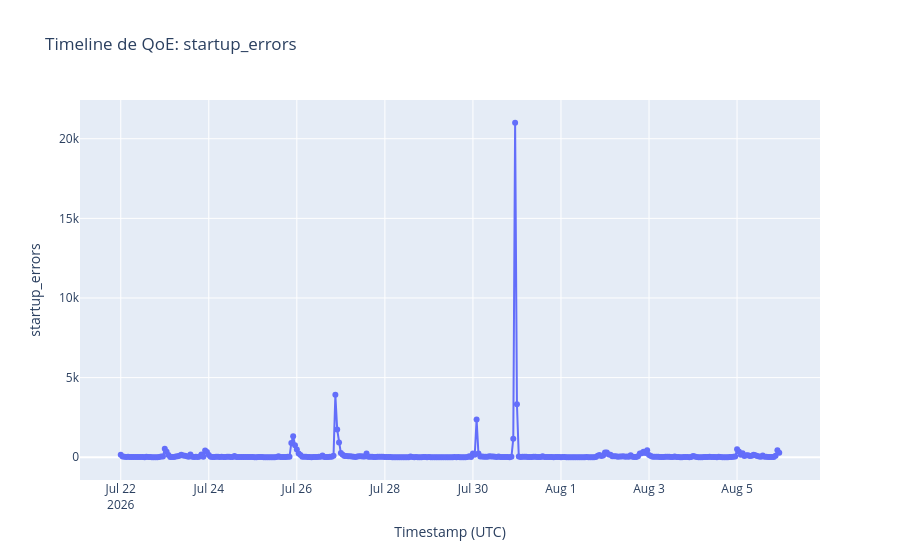
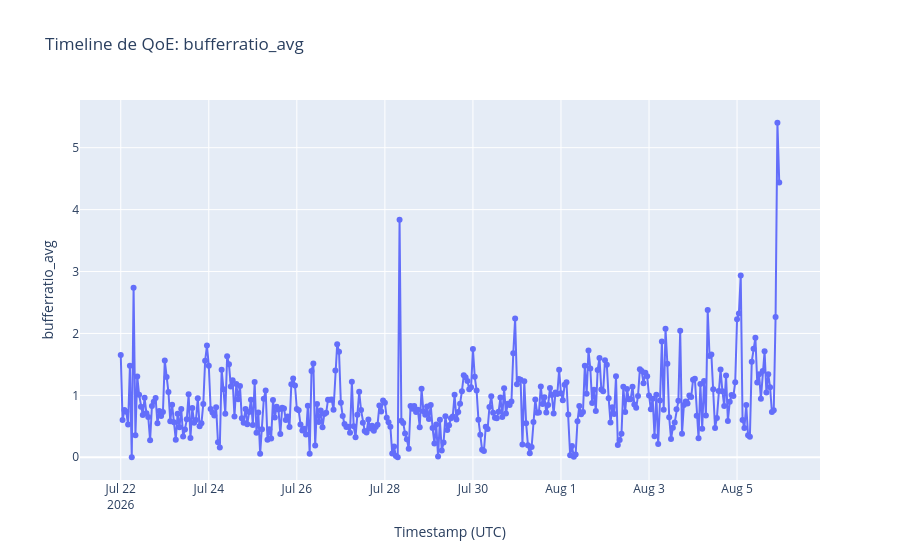
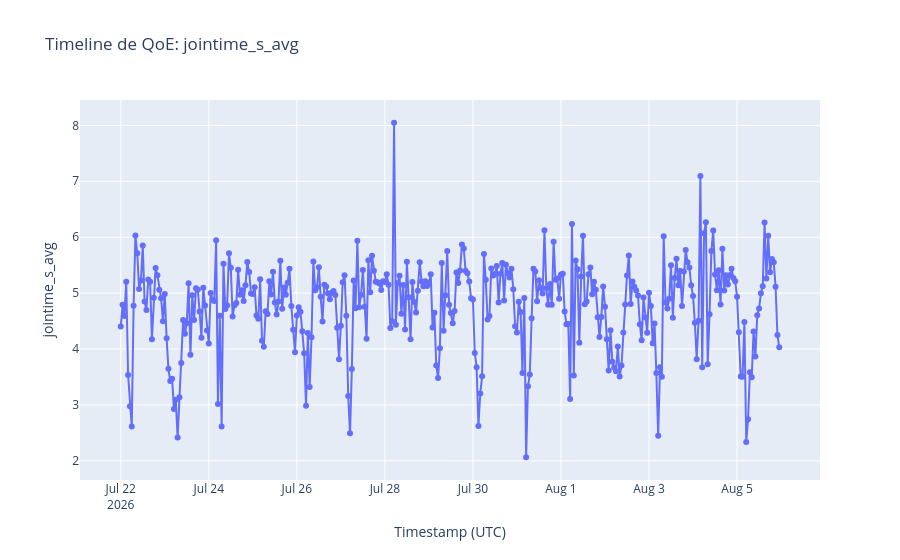
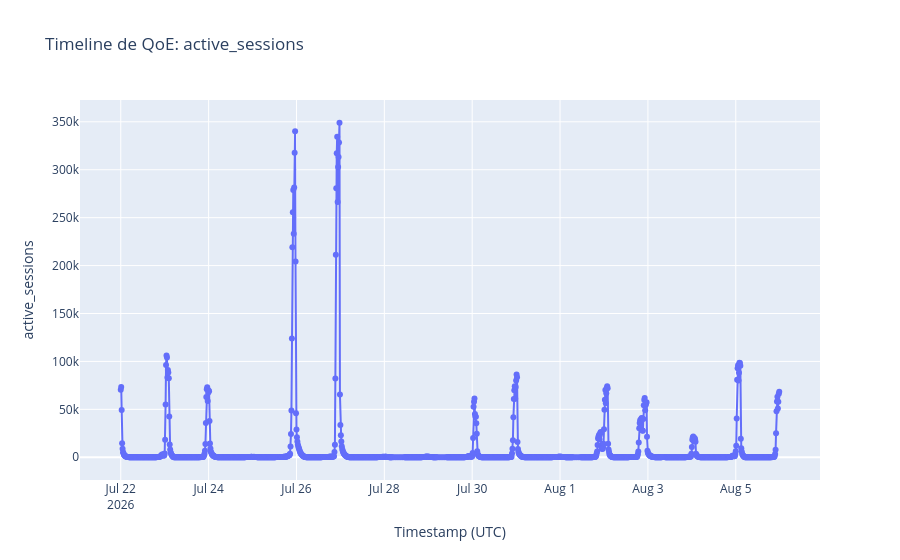

Write notebook code for charts like these, in order.
### Markdown cell above
## 2. QoE ao vivo e audiência

Selecione sinais explicitamente. `bufferratio` é **ratio**, `jointime` é em
**segundos** e latência é em **milissegundos**; as unidades não compartilham eixo.
`startup_errors` fica separado de erros durante a reprodução. `active_sessions`
é uma contagem de sessões **concorrentes**, não acumulada; `joins_in_bucket`
significa novas entradas no bucket de 15 minutos.

### Code cell
signals = ["pfc1"]  # selecione explicitamente um ou mais sinais

if not signals:
    print("⚠️  signals está vazia. Adicione nomes de sinais para visualizar dados QoE ao vivo.")
else:
    live_qoe = load_live_qoe(engine, signals, start_ms, end_ms)
    live_active = load_live_active(engine, signals, start_ms, end_ms)
    latest_qoe_timestamp = live_active["timestamp"].max() if not live_active.empty else None
    
    if latest_qoe_timestamp:
        print(
            f"Timestamp NPAW mais recente: {latest_qoe_timestamp}; "
            f"cobertura pode atrasar cerca de {NPAW_DELAY_HOURS} horas."
        )
    else:
        print(f"⚠️  Nenhum dado NPAW encontrado. Cobertura pode estar atrasada (~{NPAW_DELAY_HOURS} horas).")
    
    if not live_qoe.empty:
        display(live_qoe)
        try:
            qoe_timeline(live_qoe, metric="startup_errors").show()
            qoe_timeline(live_qoe, metric="bufferratio_avg").show()
            qoe_timeline(live_qoe, metric="jointime_s_avg").show()
        except Exception as e:
            print(f"❌ Erro ao renderizar timelines QoE: {e}")
    else:
        print(f"⚠️  Nenhum dado QoE encontrado para os sinais: {signals}")
    
    if not live_active.empty:
        display(live_active)
        try:
            qoe_timeline(live_active, metric="active_sessions").show()
        except Exception as e:
            print(f"❌ Erro ao renderizar timeline de sessões ativas: {e}")
    else:
        print(f"⚠️  Nenhum dado de sessões ativas encontrado para os sinais: {signals}")

### Figure 1 — Plotly figure (JSON) as saved in the notebook; plotly's stock layout.template omitted (floating-point values rounded to 4 significant figures; data arrays with more than 128 entries replaced by an {"elided": "..."} marker saying what was removed)
{"data": [{"mode": "lines+markers", "name": "pfc1", "type": "scatter", "x": {"elided": "360 str values"}, "y": {"elided": "360 int values"}}], "layout": {"title": {"text": "Timeline de QoE: startup_errors"}, "xaxis": {"title": {"text": "Timestamp (UTC)"}}, "yaxis": {"title": {"text": "startup_errors"}}}}

### Figure 2 — Plotly figure (JSON) as saved in the notebook; plotly's stock layout.template omitted (floating-point values rounded to 4 significant figures; data arrays with more than 128 entries replaced by an {"elided": "..."} marker saying what was removed)
{"data": [{"mode": "lines+markers", "name": "pfc1", "type": "scatter", "x": {"elided": "360 str values"}, "y": {"elided": "360 float values"}}], "layout": {"title": {"text": "Timeline de QoE: bufferratio_avg"}, "xaxis": {"title": {"text": "Timestamp (UTC)"}}, "yaxis": {"title": {"text": "bufferratio_avg"}}}}

### Figure 3 — Plotly figure (JSON) as saved in the notebook; plotly's stock layout.template omitted (floating-point values rounded to 4 significant figures; data arrays with more than 128 entries replaced by an {"elided": "..."} marker saying what was removed)
{"data": [{"mode": "lines+markers", "name": "pfc1", "type": "scatter", "x": {"elided": "360 str values"}, "y": {"elided": "360 float values"}}], "layout": {"title": {"text": "Timeline de QoE: jointime_s_avg"}, "xaxis": {"title": {"text": "Timestamp (UTC)"}}, "yaxis": {"title": {"text": "jointime_s_avg"}}}}

### Figure 4 — Plotly figure (JSON) as saved in the notebook; plotly's stock layout.template omitted (floating-point values rounded to 4 significant figures; data arrays with more than 128 entries replaced by an {"elided": "..."} marker saying what was removed)
{"data": [{"mode": "lines+markers", "name": "pfc1", "type": "scatter", "x": {"elided": "1386 str values"}, "y": {"elided": "1386 int values"}}], "layout": {"title": {"text": "Timeline de QoE: active_sessions"}, "xaxis": {"title": {"text": "Timestamp (UTC)"}}, "yaxis": {"title": {"text": "active_sessions"}}}}
